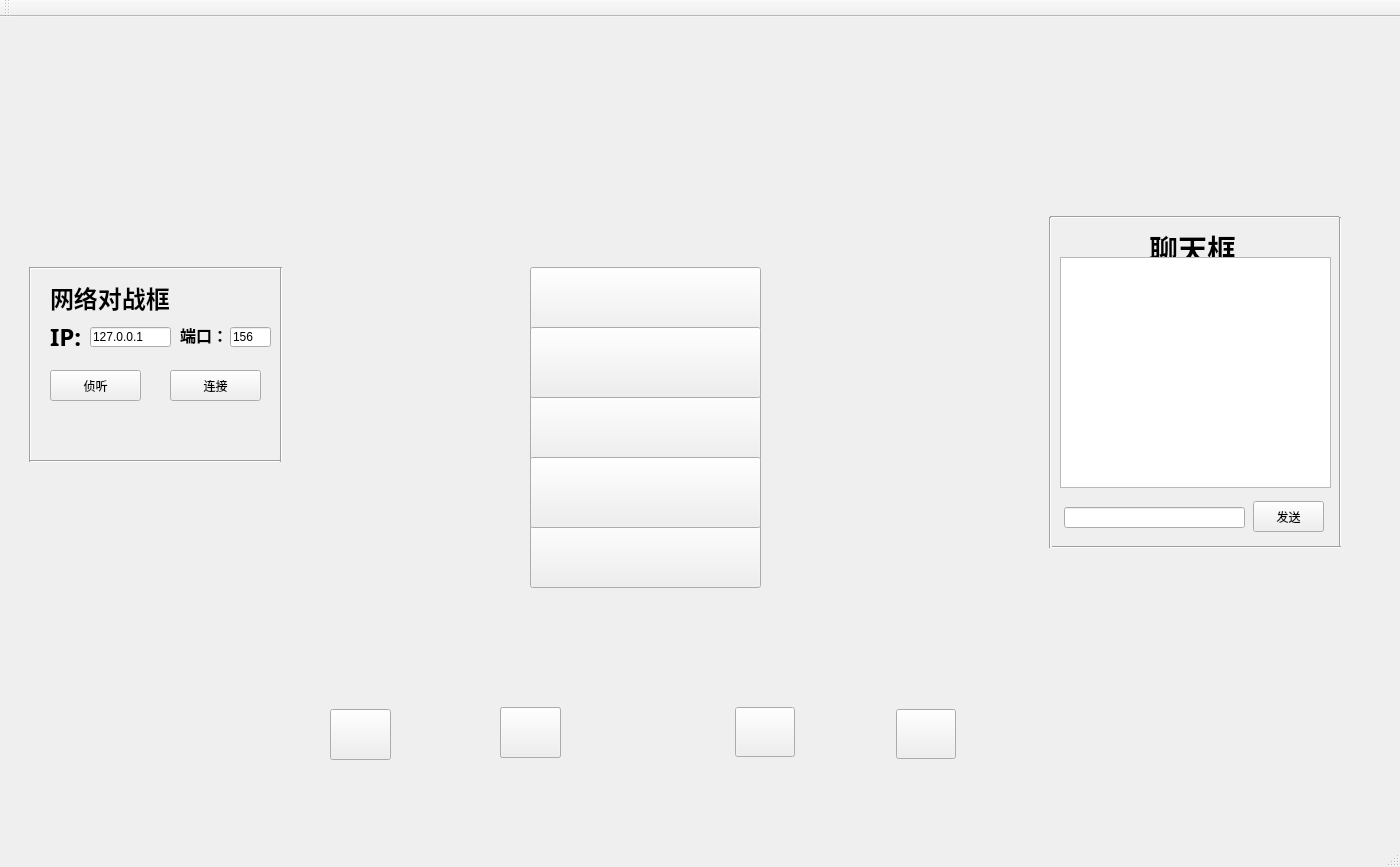
<?xml version="1.0" encoding="UTF-8"?>
<ui version="4.0">
 <class>MainWindow</class>
 <widget class="QMainWindow" name="MainWindow">
  <property name="geometry">
   <rect>
    <x>0</x>
    <y>0</y>
    <width>1400</width>
    <height>867</height>
   </rect>
  </property>
  <property name="acceptDrops">
   <bool>false</bool>
  </property>
  <property name="windowTitle">
   <string>五子棋</string>
  </property>
  <property name="layoutDirection">
   <enum>Qt::LeftToRight</enum>
  </property>
  <property name="autoFillBackground">
   <bool>false</bool>
  </property>
  <property name="styleSheet">
   <string notr="true"/>
  </property>
  <property name="toolButtonStyle">
   <enum>Qt::ToolButtonTextUnderIcon</enum>
  </property>
  <property name="animated">
   <bool>true</bool>
  </property>
  <property name="documentMode">
   <bool>false</bool>
  </property>
  <property name="dockNestingEnabled">
   <bool>false</bool>
  </property>
  <property name="unifiedTitleAndToolBarOnMac">
   <bool>false</bool>
  </property>
  <widget class="QWidget" name="centralWidget">
   <widget class="QPushButton" name="Flash">
    <property name="geometry">
     <rect>
      <x>500</x>
      <y>690</y>
      <width>61</width>
      <height>51</height>
     </rect>
    </property>
    <property name="styleSheet">
     <string notr="true">border-image: url(:/image/start.png);</string>
    </property>
    <property name="text">
     <string/>
    </property>
    <property name="iconSize">
     <size>
      <width>60</width>
      <height>40</height>
     </size>
    </property>
    <property name="autoRepeatDelay">
     <number>300</number>
    </property>
   </widget>
   <widget class="QPushButton" name="Back">
    <property name="enabled">
     <bool>true</bool>
    </property>
    <property name="geometry">
     <rect>
      <x>735</x>
      <y>690</y>
      <width>60</width>
      <height>50</height>
     </rect>
    </property>
    <property name="styleSheet">
     <string notr="true">border-image: url(:/image/huiqi3.png);</string>
    </property>
    <property name="text">
     <string/>
    </property>
    <property name="checkable">
     <bool>false</bool>
    </property>
   </widget>
   <widget class="QLabel" name="label">
    <property name="geometry">
     <rect>
      <x>50</x>
      <y>303</y>
      <width>41</width>
      <height>31</height>
     </rect>
    </property>
    <property name="font">
     <font>
      <family>微软雅黑</family>
     </font>
    </property>
    <property name="text">
     <string>&lt;html&gt;&lt;head/&gt;&lt;body&gt;&lt;p&gt;&lt;span style=&quot; font-size:18pt; font-weight:600;&quot;&gt;IP:&lt;/span&gt;&lt;/p&gt;&lt;/body&gt;&lt;/html&gt;</string>
    </property>
   </widget>
   <widget class="QLineEdit" name="lineEdit">
    <property name="geometry">
     <rect>
      <x>90</x>
      <y>310</y>
      <width>81</width>
      <height>20</height>
     </rect>
    </property>
    <property name="text">
     <string>127.0.0.1</string>
    </property>
   </widget>
   <widget class="Line" name="line">
    <property name="geometry">
     <rect>
      <x>30</x>
      <y>243</y>
      <width>251</width>
      <height>16</height>
     </rect>
    </property>
    <property name="orientation">
     <enum>Qt::Horizontal</enum>
    </property>
   </widget>
   <widget class="Line" name="line_2">
    <property name="geometry">
     <rect>
      <x>20</x>
      <y>250</y>
      <width>20</width>
      <height>195</height>
     </rect>
    </property>
    <property name="mouseTracking">
     <bool>true</bool>
    </property>
    <property name="orientation">
     <enum>Qt::Vertical</enum>
    </property>
   </widget>
   <widget class="Line" name="line_3">
    <property name="geometry">
     <rect>
      <x>280</x>
      <y>250</y>
      <width>3</width>
      <height>195</height>
     </rect>
    </property>
    <property name="orientation">
     <enum>Qt::Vertical</enum>
    </property>
   </widget>
   <widget class="Line" name="line_4">
    <property name="geometry">
     <rect>
      <x>30</x>
      <y>443</y>
      <width>250</width>
      <height>3</height>
     </rect>
    </property>
    <property name="orientation">
     <enum>Qt::Horizontal</enum>
    </property>
   </widget>
   <widget class="QLabel" name="label_2">
    <property name="geometry">
     <rect>
      <x>50</x>
      <y>263</y>
      <width>141</width>
      <height>31</height>
     </rect>
    </property>
    <property name="text">
     <string>&lt;html&gt;&lt;head/&gt;&lt;body&gt;&lt;p&gt;&lt;span style=&quot; font-size:18pt; font-weight:600;&quot;&gt;网络对战框&lt;/span&gt;&lt;/p&gt;&lt;/body&gt;&lt;/html&gt;</string>
    </property>
   </widget>
   <widget class="QPushButton" name="connect">
    <property name="geometry">
     <rect>
      <x>170</x>
      <y>353</y>
      <width>91</width>
      <height>31</height>
     </rect>
    </property>
    <property name="text">
     <string>连接</string>
    </property>
   </widget>
   <widget class="QLabel" name="message">
    <property name="geometry">
     <rect>
      <x>50</x>
      <y>403</y>
      <width>221</width>
      <height>21</height>
     </rect>
    </property>
    <property name="text">
     <string>&lt;html&gt;&lt;head/&gt;&lt;body&gt;&lt;p&gt;&lt;span style=&quot; font-size:12pt; font-weight:600;&quot;&gt;&lt;br/&gt;&lt;/span&gt;&lt;/p&gt;&lt;/body&gt;&lt;/html&gt;</string>
    </property>
   </widget>
   <widget class="QPushButton" name="listen">
    <property name="geometry">
     <rect>
      <x>50</x>
      <y>353</y>
      <width>91</width>
      <height>31</height>
     </rect>
    </property>
    <property name="text">
     <string>侦听</string>
    </property>
   </widget>
   <widget class="QLabel" name="label_3">
    <property name="geometry">
     <rect>
      <x>180</x>
      <y>303</y>
      <width>51</width>
      <height>31</height>
     </rect>
    </property>
    <property name="font">
     <font>
      <family>微软雅黑</family>
     </font>
    </property>
    <property name="text">
     <string>&lt;html&gt;&lt;head/&gt;&lt;body&gt;&lt;p&gt;&lt;span style=&quot; font-size:12pt; font-weight:600;&quot;&gt;端口：&lt;/span&gt;&lt;/p&gt;&lt;/body&gt;&lt;/html&gt;</string>
    </property>
   </widget>
   <widget class="QLineEdit" name="lineEdit_2">
    <property name="geometry">
     <rect>
      <x>230</x>
      <y>310</y>
      <width>41</width>
      <height>20</height>
     </rect>
    </property>
    <property name="text">
     <string>156</string>
    </property>
   </widget>
   <widget class="QPushButton" name="bendi">
    <property name="geometry">
     <rect>
      <x>530</x>
      <y>250</y>
      <width>231</width>
      <height>71</height>
     </rect>
    </property>
    <property name="styleSheet">
     <string notr="true">border-image: url(:/image/bendi.png);</string>
    </property>
    <property name="text">
     <string/>
    </property>
   </widget>
   <widget class="QPushButton" name="wangluo">
    <property name="geometry">
     <rect>
      <x>530</x>
      <y>375</y>
      <width>231</width>
      <height>71</height>
     </rect>
    </property>
    <property name="styleSheet">
     <string notr="true">border-image: url(:/image/wangluo.png);</string>
    </property>
    <property name="text">
     <string/>
    </property>
   </widget>
   <widget class="QPushButton" name="renji">
    <property name="geometry">
     <rect>
      <x>530</x>
      <y>500</y>
      <width>231</width>
      <height>71</height>
     </rect>
    </property>
    <property name="styleSheet">
     <string notr="true">border-image: url(:/image/renji.png);</string>
    </property>
    <property name="text">
     <string/>
    </property>
   </widget>
   <widget class="QPushButton" name="ready">
    <property name="geometry">
     <rect>
      <x>500</x>
      <y>690</y>
      <width>61</width>
      <height>51</height>
     </rect>
    </property>
    <property name="styleSheet">
     <string notr="true">border-image: url(:/image/ready-1.png);</string>
    </property>
    <property name="text">
     <string/>
    </property>
    <property name="iconSize">
     <size>
      <width>60</width>
      <height>40</height>
     </size>
    </property>
    <property name="autoRepeatDelay">
     <number>300</number>
    </property>
   </widget>
   <widget class="QPushButton" name="home">
    <property name="geometry">
     <rect>
      <x>330</x>
      <y>692</y>
      <width>61</width>
      <height>51</height>
     </rect>
    </property>
    <property name="styleSheet">
     <string notr="true">border-image: url(:/image/home-1.png);</string>
    </property>
    <property name="text">
     <string/>
    </property>
    <property name="iconSize">
     <size>
      <width>60</width>
      <height>40</height>
     </size>
    </property>
    <property name="autoRepeatDelay">
     <number>300</number>
    </property>
   </widget>
   <widget class="QPushButton" name="renji_jiandan">
    <property name="geometry">
     <rect>
      <x>530</x>
      <y>310</y>
      <width>231</width>
      <height>71</height>
     </rect>
    </property>
    <property name="styleSheet">
     <string notr="true">border-image: url(:/image/renji_jiandan1.png);</string>
    </property>
    <property name="text">
     <string/>
    </property>
   </widget>
   <widget class="QPushButton" name="renji_putong">
    <property name="geometry">
     <rect>
      <x>530</x>
      <y>440</y>
      <width>231</width>
      <height>71</height>
     </rect>
    </property>
    <property name="styleSheet">
     <string notr="true">border-image: url(:/image/renji_putong1.png);</string>
    </property>
    <property name="text">
     <string/>
    </property>
   </widget>
   <widget class="QPushButton" name="shownumber">
    <property name="enabled">
     <bool>true</bool>
    </property>
    <property name="geometry">
     <rect>
      <x>896</x>
      <y>692</y>
      <width>60</width>
      <height>50</height>
     </rect>
    </property>
    <property name="styleSheet">
     <string notr="true">border-image: url(:/image/shownumber1.png);</string>
    </property>
    <property name="text">
     <string/>
    </property>
    <property name="checkable">
     <bool>false</bool>
    </property>
   </widget>
   <widget class="Line" name="talk_line1">
    <property name="geometry">
     <rect>
      <x>1050</x>
      <y>190</y>
      <width>289</width>
      <height>20</height>
     </rect>
    </property>
    <property name="orientation">
     <enum>Qt::Horizontal</enum>
    </property>
   </widget>
   <widget class="Line" name="talk_line4">
    <property name="geometry">
     <rect>
      <x>1042</x>
      <y>200</y>
      <width>16</width>
      <height>331</height>
     </rect>
    </property>
    <property name="orientation">
     <enum>Qt::Vertical</enum>
    </property>
   </widget>
   <widget class="Line" name="talk_line2">
    <property name="geometry">
     <rect>
      <x>1332</x>
      <y>200</y>
      <width>16</width>
      <height>331</height>
     </rect>
    </property>
    <property name="orientation">
     <enum>Qt::Vertical</enum>
    </property>
   </widget>
   <widget class="QLabel" name="talk_text">
    <property name="geometry">
     <rect>
      <x>1072</x>
      <y>210</y>
      <width>241</width>
      <height>31</height>
     </rect>
    </property>
    <property name="text">
     <string>&lt;html&gt;&lt;head/&gt;&lt;body&gt;&lt;p align=&quot;center&quot;&gt;&lt;span style=&quot; font-size:22pt; font-weight:600;&quot;&gt;聊天框&lt;/span&gt;&lt;/p&gt;&lt;/body&gt;&lt;/html&gt;</string>
    </property>
   </widget>
   <widget class="QLineEdit" name="talk_input">
    <property name="geometry">
     <rect>
      <x>1064</x>
      <y>490</y>
      <width>181</width>
      <height>21</height>
     </rect>
    </property>
   </widget>
   <widget class="QPushButton" name="talk_send">
    <property name="geometry">
     <rect>
      <x>1253</x>
      <y>484</y>
      <width>71</width>
      <height>31</height>
     </rect>
    </property>
    <property name="text">
     <string>发送</string>
    </property>
   </widget>
   <widget class="Line" name="talk_line3">
    <property name="geometry">
     <rect>
      <x>1052</x>
      <y>520</y>
      <width>289</width>
      <height>20</height>
     </rect>
    </property>
    <property name="orientation">
     <enum>Qt::Horizontal</enum>
    </property>
   </widget>
   <widget class="QListWidget" name="talk_show">
    <property name="geometry">
     <rect>
      <x>1060</x>
      <y>240</y>
      <width>271</width>
      <height>231</height>
     </rect>
    </property>
   </widget>
  </widget>
  <widget class="QMenuBar" name="menuBar">
   <property name="geometry">
    <rect>
     <x>0</x>
     <y>0</y>
     <width>1400</width>
     <height>22</height>
    </rect>
   </property>
  </widget>
  <widget class="QToolBar" name="mainToolBar">
   <attribute name="toolBarArea">
    <enum>TopToolBarArea</enum>
   </attribute>
   <attribute name="toolBarBreak">
    <bool>false</bool>
   </attribute>
  </widget>
  <widget class="QStatusBar" name="statusBar"/>
 </widget>
 <layoutdefault spacing="6" margin="11"/>
 <resources/>
 <connections/>
</ui>
